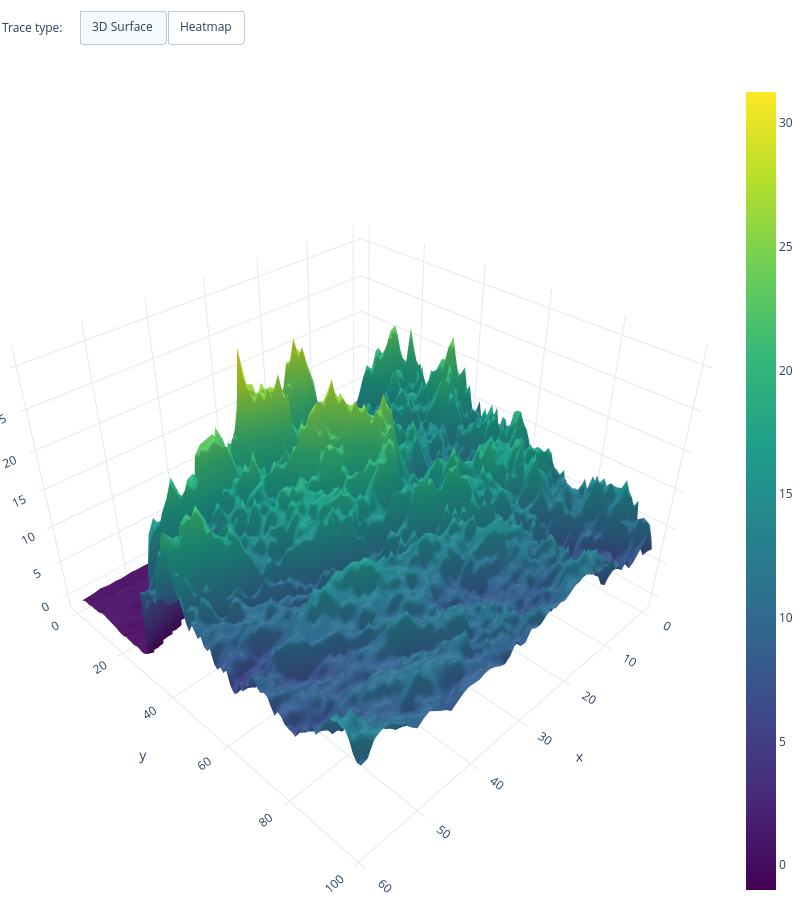

The notebook cell saved with this chart:
### Code cell
import plotly.graph_objects as go



# load dataset
df = results2

# create figure
fig = go.Figure()

# Add surface trace
fig.add_trace(go.Surface(z=df.values.tolist(), colorscale="Viridis"))

# Update plot sizing
fig.update_layout(
    width=800,
    height=900,
    autosize=False,
    margin=dict(t=0, b=0, l=0, r=0),
    template="plotly_white",
)

# Update 3D scene options
fig.update_scenes(
    aspectratio=dict(x=1, y=1, z=0.7),
    aspectmode="manual"
)

# Add dropdown
fig.update_layout(
    updatemenus=[
        dict(
            type = "buttons",
            direction = "left",
            buttons=list([
                dict(
                    args=["type", "surface"],
                    label="3D Surface",
                    method="restyle"
                ),
                dict(
                    args=["type", "heatmap"],
                    label="Heatmap",
                    method="restyle"
                )
            ]),
            pad={"r": 10, "t": 10},
            showactive=True,
            x=0.11,
            xanchor="left",
            y=1.1,
            yanchor="top"
        ),
    ]
)

# Add annotation
fig.update_layout(
    annotations=[
        dict(text="Trace type:", showarrow=False,
                             x=0, y=1.08, yref="paper", align="left")
    ]
)

fig.show()

### Figure 1 — Plotly figure (JSON) as saved in the notebook; plotly's stock layout.template omitted (floating-point values rounded to 4 significant figures; data arrays with more than 128 entries replaced by an {"elided": "..."} marker saying what was removed)
{"data": [{"colorscale": [[0, "#440154"], [0.1111, "#482878"], [0.2222, "#3e4989"], [0.3333, "#31688e"], [0.4444, "#26828e"], [0.5556, "#1f9e89"], [0.6667, "#35b779"], [0.7778, "#6ece58"], [0.8889, "#b5de2b"], [1, "#fde725"]], "type": "surface", "z": {"elided": "100x60 float values"}}], "layout": {"annotations": [{"align": "left", "showarrow": false, "text": "Trace type:", "x": 0, "y": 1.08, "yref": "paper"}], "autosize": false, "height": 900, "margin": {"b": 0, "l": 0, "r": 0, "t": 0}, "scene": {"aspectmode": "manual", "aspectratio": {"x": 1, "y": 1, "z": 0.7}}, "updatemenus": [{"buttons": [{"args": ["type", "surface"], "label": "3D Surface", "method": "restyle"}, {"args": ["type", "heatmap"], "label": "Heatmap", "method": "restyle"}], "direction": "left", "pad": {"r": 10, "t": 10}, "showactive": true, "type": "buttons", "x": 0.11, "xanchor": "left", "y": 1.1, "yanchor": "top"}], "width": 800}}
